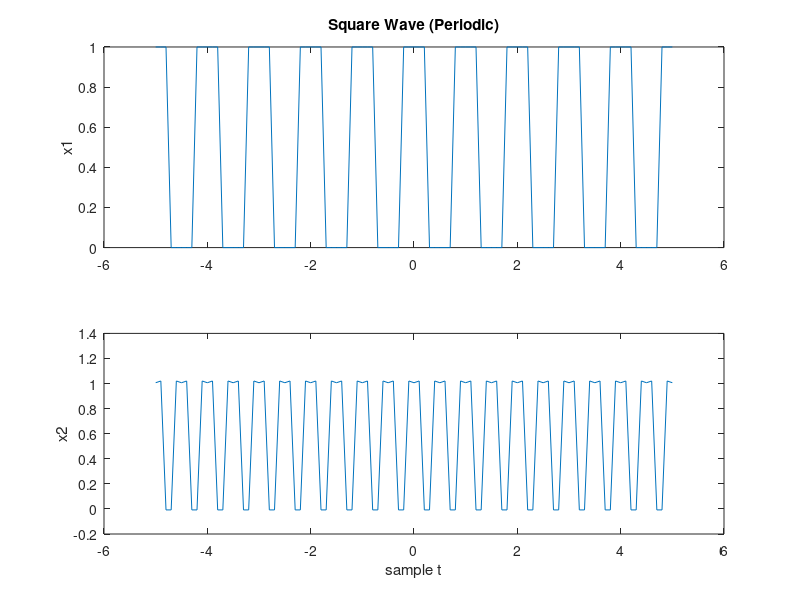

Here is the MATLAB script that generated this plot:
clc
clear all
close all
%Sample Time for signal
t = -5:0.1:5;
%Signal 
x = cos(2*pi*t);
x1 = x>0;
%k will be in range
k = -50:50;
%Time period for the signal given in manual
T = 1;
%Given in manual
T1 = 0.25;
a1 = sin(k*2*pi*(T1/T))./(k*pi);
a1(51) = 2*T1/T;
a2 = 2;
%ff
w1 = 2*pi/T;
w2 = a2*w1;
x2 = zeros(1,length(t));
%using loop
for k = -50:50
x2 = x2 +a1(k+51)*exp(1j*k*w2*t); 
end
%using subplot to plot different graphs on same window
subplot(2,1,1);
%plotting signal x1 w.r.t to sample t
plot(t,x1);
ylabel('x1');
title('Square Wave (Periodic)'); 
subplot(2,1,2);
%plotting real part of signal
plot(t,real(x2));
xlabel('sample t');
ylabel('x2');
 

 
 
